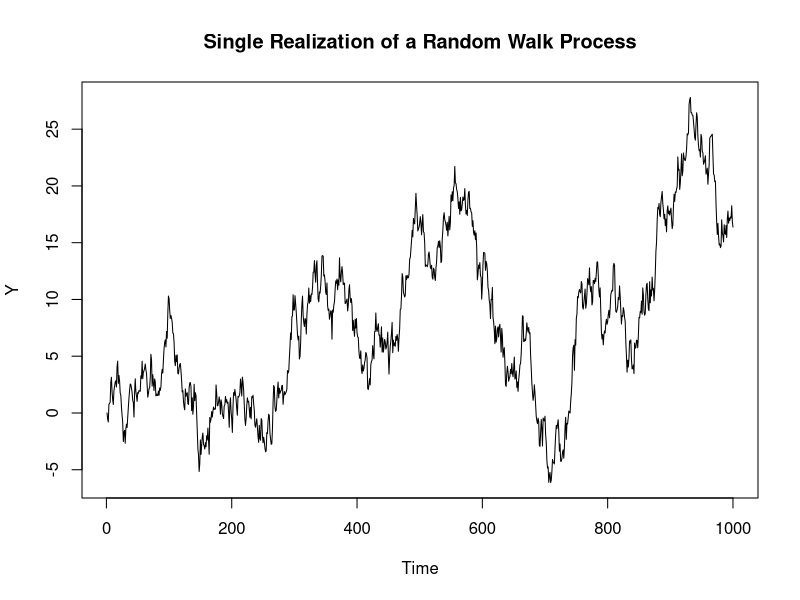
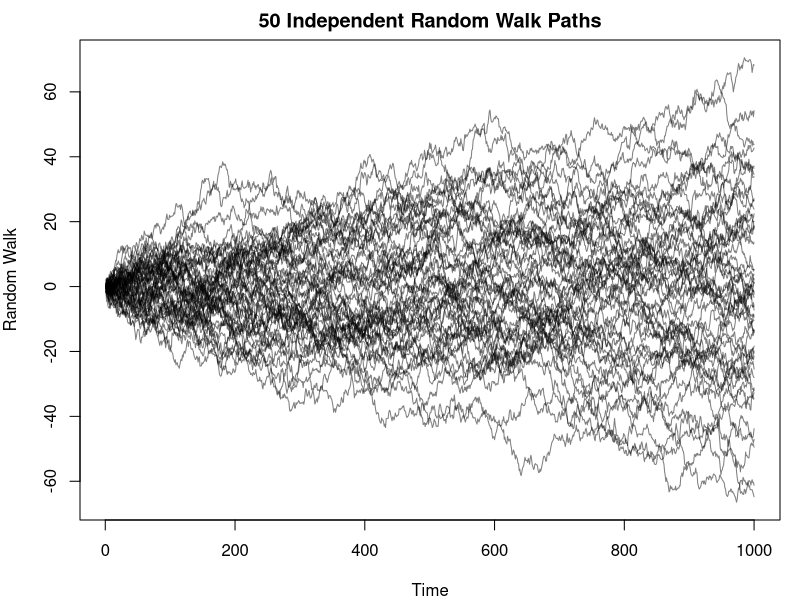

R code for these plots, in order:
# Load required library
library(ggplot2)

# Set seed for reproducibility
set.seed(123)

# Set the working directory 
if (requireNamespace("rstudioapi", quietly = TRUE)) {
  setwd(dirname(rstudioapi::getActiveDocumentContext()$path))
}


# Define parameters for the simulation 
T <- 1000    # total number of observations

# Simulate a single realization of the process Y_t = Y_{t-1} + epsilon_t
Y <- numeric(T)
for (t in 2:T) {
  Y[t] <- Y[t - 1] + rnorm(1)
}

# Plot the single realization
png('single_realization.png', width = 400, height = 400)
plot(Y, type = 'l', main = 'Single Realization of a Random Walk Process', 
     xlab = 'Time', ylab = 'Y')
dev.off()

# Estimate by taking sample averages
mu_hat <- mean(Y)
sigma_hat_sq <- var(Y)

# Define the sample size and number of paths
N <- 50    # Number of paths
t_point <- 100  # Time point for ensemble average and variance calculation

# Initialize an array to store the random walks
random_walks <- matrix(nrow = N, ncol = T)

# Generate N random walks
for (i in 1:N) {
  epsilon <- rnorm(T)  # Generate random normal increments
  random_walks[i, ] <- cumsum(epsilon)  # CUSUM to get the random walk path
}

# Determine y-limits based on the min and max of all paths
y_min <- min(random_walks)
y_max <- max(random_walks)

# Plot the 50 random walk paths with adjusted y-limits
png('50_random_walks_plot.png', width = 400, height = 400)
par(mar = c(4, 4, 2, 1))  # Set margins
matplot(t(random_walks), type = 'l', lty = 1, 
        col = alpha('black', 0.5), ylim = c(y_min, y_max),
        xlab = 'Time', ylab = 'Random Walk', main = '50 Independent Random Walk Paths')
dev.off()

# Calculate ensemble average and variance at t=100
ensemble_average_t100 <- mean(random_walks[, t_point])
ensemble_variance_t100 <- var(random_walks[, t_point])

# Print out estimates for single realization
cat("Single Realization Estimates:\n")
cat("mu_hat:", mu_hat, "\nsigma_hat_sq:", sigma_hat_sq, "\n\n")

# Output the results for ensemble at t=100
cat(sprintf("Ensemble average at t=100: %f\\n", ensemble_average_t100))
cat(sprintf("Ensemble variance at t=100: %f", ensemble_variance_t100))
